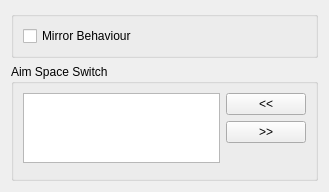
<?xml version="1.0" encoding="UTF-8"?>
<ui version="4.0">
 <class>Form</class>
 <widget class="QWidget" name="Form">
  <property name="geometry">
   <rect>
    <x>0</x>
    <y>0</y>
    <width>329</width>
    <height>165</height>
   </rect>
  </property>
  <property name="windowTitle">
   <string>Form</string>
  </property>
  <layout class="QVBoxLayout" name="verticalLayout">
   <item>
    <widget class="QGroupBox" name="groupBox">
     <property name="title">
      <string/>
     </property>
     <layout class="QGridLayout" name="gridLayout">
      <item row="2" column="0">
       <widget class="QCheckBox" name="mirror_behaviour_checkBox">
        <property name="text">
         <string>Mirror Behaviour</string>
        </property>
       </widget>
      </item>
     </layout>
    </widget>
   </item>
   <item>
    <widget class="QGroupBox" name="groupBox_6">
     <property name="title">
      <string>Aim Space Switch</string>
     </property>
     <layout class="QGridLayout" name="gridLayout_6">
      <item row="1" column="1">
       <widget class="QPushButton" name="aim_space_switch_remove_pushButton">
        <property name="text">
         <string>&gt;&gt;</string>
        </property>
       </widget>
      </item>
      <item row="0" column="1">
       <widget class="QPushButton" name="aim_space_switch_add_pushButton">
        <property name="text">
         <string>&lt;&lt;</string>
        </property>
       </widget>
      </item>
      <item row="0" column="0" rowspan="3">
       <widget class="QListWidget" name="aim_space_switch_listWidget">
        <property name="sizePolicy">
         <sizepolicy hsizetype="Expanding" vsizetype="Maximum">
          <horstretch>0</horstretch>
          <verstretch>0</verstretch>
         </sizepolicy>
        </property>
       </widget>
      </item>
      <item row="2" column="1" rowspan="2">
       <spacer name="verticalSpacer_4">
        <property name="orientation">
         <enum>Qt::Vertical</enum>
        </property>
        <property name="sizeHint" stdset="0">
         <size>
          <width>20</width>
          <height>100</height>
         </size>
        </property>
       </spacer>
      </item>
     </layout>
    </widget>
   </item>
  </layout>
 </widget>
 <resources/>
 <connections/>
</ui>
